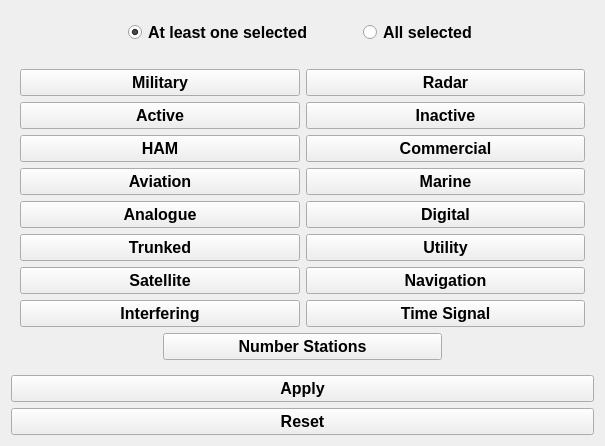
           <widget class="QWidget" name="tab_5">
            <attribute name="title">
             <string>Category</string>
            </attribute>
            <layout class="QGridLayout" name="gridLayout_14">
             <item row="0" column="0">
              <spacer name="horizontalSpacer_11">
               <property name="orientation">
                <enum>Qt::Horizontal</enum>
               </property>
               <property name="sizeHint" stdset="0">
                <size>
                 <width>102</width>
                 <height>20</height>
                </size>
               </property>
              </spacer>
             </item>
             <item row="0" column="1">
              <widget class="QWidget" name="widget_8" native="true">
               <layout class="QHBoxLayout" name="horizontalLayout_24">
                <property name="spacing">
                 <number>50</number>
                </property>
                <item>
                 <widget class="QRadioButton" name="cat_at_least_one">
                  <property name="font">
                   <font>
                    <pointsize>12</pointsize>
                    <weight>75</weight>
                    <bold>true</bold>
                   </font>
                  </property>
                  <property name="toolTip">
                   <string>&lt;html&gt;&lt;head/&gt;&lt;body&gt;&lt;p&gt;Keep all the signals which belong to &lt;span style=&quot; font-style:italic;&quot;&gt;at least&lt;/span&gt; one of the selected categories.&lt;/p&gt;&lt;/body&gt;&lt;/html&gt;</string>
                  </property>
                  <property name="styleSheet">
                   <string notr="true"/>
                  </property>
                  <property name="text">
                   <string>At least one selected</string>
                  </property>
                  <property name="checked">
                   <bool>true</bool>
                  </property>
                 </widget>
                </item>
                <item>
                 <widget class="QRadioButton" name="cat_all">
                  <property name="font">
                   <font>
                    <pointsize>12</pointsize>
                    <weight>75</weight>
                    <bold>true</bold>
                   </font>
                  </property>
                  <property name="toolTip">
                   <string>&lt;html&gt;&lt;head/&gt;&lt;body&gt;&lt;p&gt;Keep all the signals which belong to &lt;span style=&quot; font-style:italic;&quot;&gt;all &lt;/span&gt;the selected categories.&lt;/p&gt;&lt;/body&gt;&lt;/html&gt;</string>
                  </property>
                  <property name="text">
                   <string>All selected</string>
                  </property>
                  <property name="checked">
                   <bool>false</bool>
                  </property>
                 </widget>
                </item>
               </layout>
              </widget>
             </item>
             <item row="0" column="2">
              <spacer name="horizontalSpacer_12">
               <property name="orientation">
                <enum>Qt::Horizontal</enum>
               </property>
               <property name="sizeHint" stdset="0">
                <size>
                 <width>102</width>
                 <height>20</height>
                </size>
               </property>
              </spacer>
             </item>
             <item row="1" column="0" colspan="3">
              <widget class="QWidget" name="widget_11" native="true">
               <property name="sizePolicy">
                <sizepolicy hsizetype="Preferred" vsizetype="Expanding">
                 <horstretch>0</horstretch>
                 <verstretch>0</verstretch>
                </sizepolicy>
               </property>
               <layout class="QGridLayout" name="gridLayout_8">
                <item row="8" column="1" colspan="2">
                 <widget class="QPushButton" name="number_stations_btn">
                  <property name="font">
                   <font>
                    <pointsize>12</pointsize>
                    <weight>75</weight>
                    <bold>true</bold>
                   </font>
                  </property>
                  <property name="text">
                   <string>Number Stations</string>
                  </property>
                  <property name="checkable">
                   <bool>true</bool>
                  </property>
                 </widget>
                </item>
                <item row="7" column="2" colspan="2">
                 <widget class="QPushButton" name="time_signal_btn">
                  <property name="font">
                   <font>
                    <pointsize>12</pointsize>
                    <weight>75</weight>
                    <bold>true</bold>
                   </font>
                  </property>
                  <property name="text">
                   <string>Time Signal</string>
                  </property>
                  <property name="checkable">
                   <bool>true</bool>
                  </property>
                 </widget>
                </item>
                <item row="7" column="0" colspan="2">
                 <widget class="QPushButton" name="interfering_btn">
                  <property name="font">
                   <font>
                    <pointsize>12</pointsize>
                    <weight>75</weight>
                    <bold>true</bold>
                   </font>
                  </property>
                  <property name="text">
                   <string>Interfering</string>
                  </property>
                  <property name="checkable">
                   <bool>true</bool>
                  </property>
                 </widget>
                </item>
                <item row="6" column="0" colspan="2">
                 <widget class="QPushButton" name="sat_btn">
                  <property name="font">
                   <font>
                    <pointsize>12</pointsize>
                    <weight>75</weight>
                    <bold>true</bold>
                   </font>
                  </property>
                  <property name="text">
                   <string>Satellite</string>
                  </property>
                  <property name="checkable">
                   <bool>true</bool>
                  </property>
                 </widget>
                </item>
                <item row="6" column="2" colspan="2">
                 <widget class="QPushButton" name="navigation_btn">
                  <property name="font">
                   <font>
                    <pointsize>12</pointsize>
                    <weight>75</weight>
                    <bold>true</bold>
                   </font>
                  </property>
                  <property name="text">
                   <string>Navigation</string>
                  </property>
                  <property name="checkable">
                   <bool>true</bool>
                  </property>
                 </widget>
                </item>
                <item row="5" column="2" colspan="2">
                 <widget class="QPushButton" name="utility_btn">
                  <property name="font">
                   <font>
                    <pointsize>12</pointsize>
                    <weight>75</weight>
                    <bold>true</bold>
                   </font>
                  </property>
                  <property name="text">
                   <string>Utility</string>
                  </property>
                  <property name="checkable">
                   <bool>true</bool>
                  </property>
                 </widget>
                </item>
                <item row="4" column="2" colspan="2">
                 <widget class="QPushButton" name="digital_btn">
                  <property name="font">
                   <font>
                    <pointsize>12</pointsize>
                    <weight>75</weight>
                    <bold>true</bold>
                   </font>
                  </property>
                  <property name="text">
                   <string>Digital</string>
                  </property>
                  <property name="checkable">
                   <bool>true</bool>
                  </property>
                 </widget>
                </item>
                <item row="3" column="2" colspan="2">
                 <widget class="QPushButton" name="marine_btn">
                  <property name="font">
                   <font>
                    <pointsize>12</pointsize>
                    <weight>75</weight>
                    <bold>true</bold>
                   </font>
                  </property>
                  <property name="text">
                   <string>Marine</string>
                  </property>
                  <property name="checkable">
                   <bool>true</bool>
                  </property>
                 </widget>
                </item>
                <item row="2" column="2" colspan="2">
                 <widget class="QPushButton" name="commercial_btn">
                  <property name="font">
                   <font>
                    <pointsize>12</pointsize>
                    <weight>75</weight>
                    <bold>true</bold>
                   </font>
                  </property>
                  <property name="text">
                   <string>Commercial</string>
                  </property>
                  <property name="checkable">
                   <bool>true</bool>
                  </property>
                 </widget>
                </item>
                <item row="1" column="2" colspan="2">
                 <widget class="QPushButton" name="inactive_btn">
                  <property name="font">
                   <font>
                    <pointsize>12</pointsize>
                    <weight>75</weight>
                    <bold>true</bold>
                   </font>
                  </property>
                  <property name="text">
                   <string>Inactive</string>
                  </property>
                  <property name="checkable">
                   <bool>true</bool>
                  </property>
                 </widget>
                </item>
                <item row="0" column="2" colspan="2">
                 <widget class="QPushButton" name="radar_btn">
                  <property name="font">
                   <font>
                    <pointsize>12</pointsize>
                    <weight>75</weight>
                    <bold>true</bold>
                   </font>
                  </property>
                  <property name="text">
                   <string>Radar</string>
                  </property>
                  <property name="checkable">
                   <bool>true</bool>
                  </property>
                 </widget>
                </item>
                <item row="0" column="0" colspan="2">
                 <widget class="QPushButton" name="military_btn">
                  <property name="font">
                   <font>
                    <pointsize>12</pointsize>
                    <weight>75</weight>
                    <bold>true</bold>
                   </font>
                  </property>
                  <property name="text">
                   <string>Military</string>
                  </property>
                  <property name="checkable">
                   <bool>true</bool>
                  </property>
                 </widget>
                </item>
                <item row="1" column="0" colspan="2">
                 <widget class="QPushButton" name="active_btn">
                  <property name="font">
                   <font>
                    <pointsize>12</pointsize>
                    <weight>75</weight>
                    <bold>true</bold>
                   </font>
                  </property>
                  <property name="text">
                   <string>Active</string>
                  </property>
                  <property name="checkable">
                   <bool>true</bool>
                  </property>
                 </widget>
                </item>
                <item row="2" column="0" colspan="2">
                 <widget class="QPushButton" name="ham_btn">
                  <property name="font">
                   <font>
                    <pointsize>12</pointsize>
                    <weight>75</weight>
                    <bold>true</bold>
                   </font>
                  </property>
                  <property name="text">
                   <string>HAM</string>
                  </property>
                  <property name="checkable">
                   <bool>true</bool>
                  </property>
                 </widget>
                </item>
                <item row="3" column="0" colspan="2">
                 <widget class="QPushButton" name="aviation_btn">
                  <property name="font">
                   <font>
                    <pointsize>12</pointsize>
                    <weight>75</weight>
                    <bold>true</bold>
                   </font>
                  </property>
                  <property name="text">
                   <string>Aviation</string>
                  </property>
                  <property name="checkable">
                   <bool>true</bool>
                  </property>
                 </widget>
                </item>
                <item row="4" column="0" colspan="2">
                 <widget class="QPushButton" name="analogue_btn">
                  <property name="font">
                   <font>
                    <pointsize>12</pointsize>
                    <weight>75</weight>
                    <bold>true</bold>
                   </font>
                  </property>
                  <property name="text">
                   <string>Analogue</string>
                  </property>
                  <property name="checkable">
                   <bool>true</bool>
                  </property>
                 </widget>
                </item>
                <item row="5" column="0" colspan="2">
                 <widget class="QPushButton" name="trunked_btn">
                  <property name="font">
                   <font>
                    <pointsize>12</pointsize>
                    <weight>75</weight>
                    <bold>true</bold>
                   </font>
                  </property>
                  <property name="text">
                   <string>Trunked</string>
                  </property>
                  <property name="checkable">
                   <bool>true</bool>
                  </property>
                 </widget>
                </item>
               </layout>
              </widget>
             </item>
             <item row="2" column="0" colspan="3">
              <widget class="DoubleTextButton" name="apply_remove_cat_filter_btn">
               <property name="enabled">
                <bool>true</bool>
               </property>
               <property name="font">
                <font>
                 <pointsize>12</pointsize>
                 <weight>75</weight>
                 <bold>true</bold>
                </font>
               </property>
               <property name="text">
                <string>Apply</string>
               </property>
               <property name="checkable">
                <bool>true</bool>
               </property>
              </widget>
             </item>
             <item row="3" column="0" colspan="3">
              <widget class="QPushButton" name="reset_cat_filters_btn">
               <property name="font">
                <font>
                 <pointsize>12</pointsize>
                 <weight>75</weight>
                 <bold>true</bold>
                </font>
               </property>
               <property name="text">
                <string>Reset</string>
               </property>
              </widget>
             </item>
            </layout>
           </widget>
